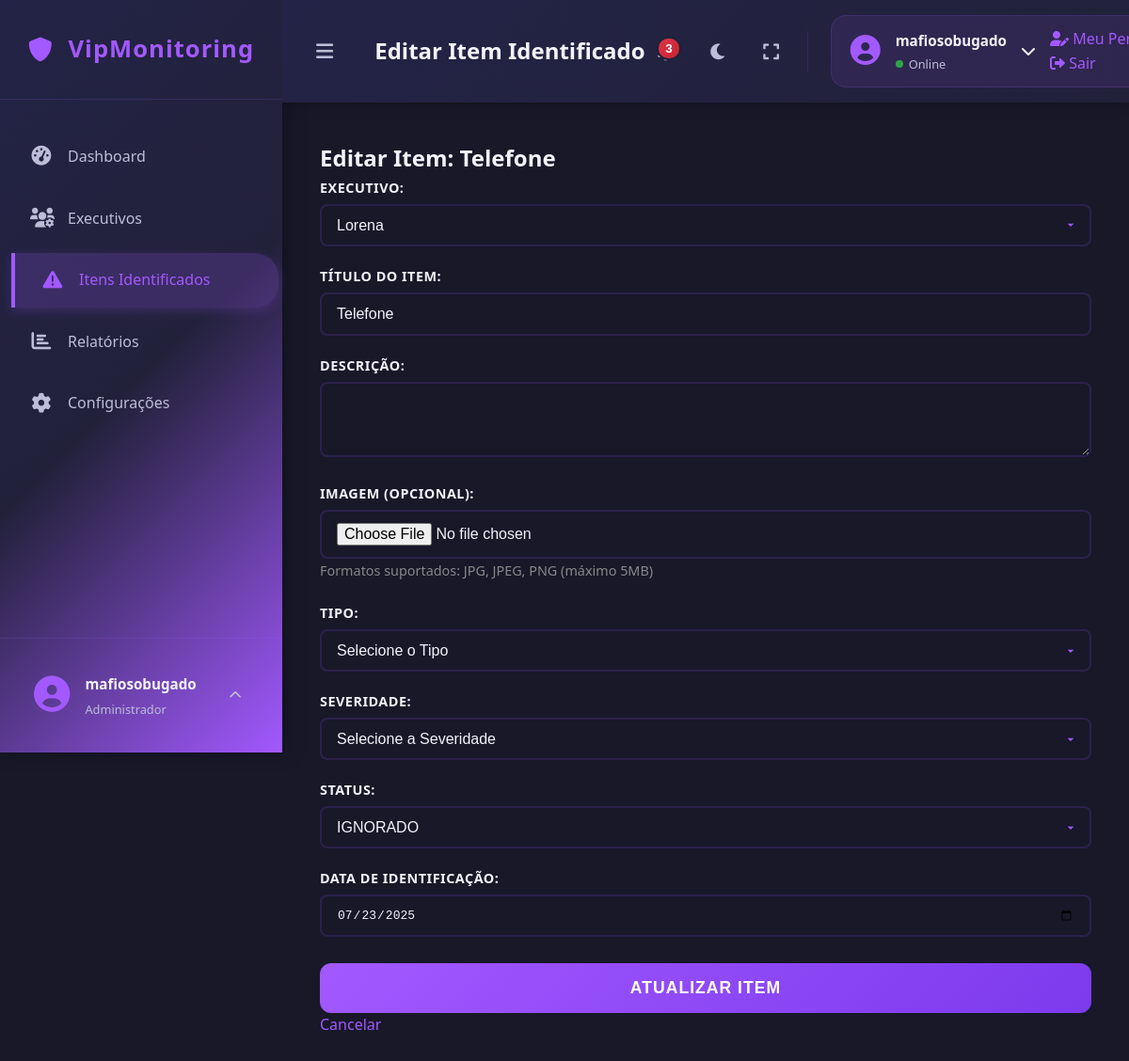
Page /edit_item/2 (signed in) on the earlier database version.
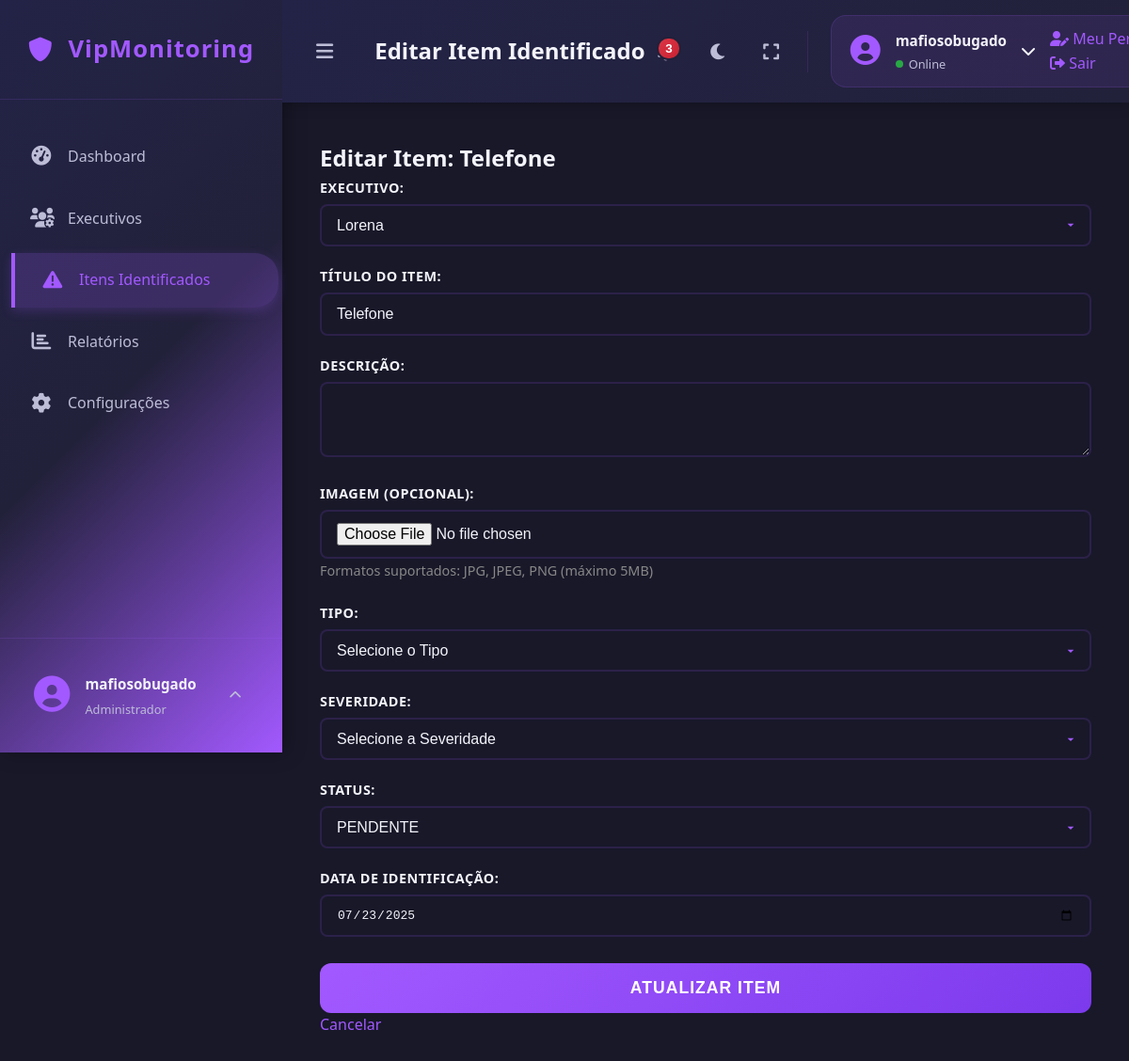
Same page on the later database version.
### tables this page shows
CREATE TABLE users (
            id INTEGER PRIMARY KEY AUTOINCREMENT,
            username TEXT NOT NULL UNIQUE,
            email TEXT NOT NULL UNIQUE,
            password TEXT NOT NULL
        );

CREATE TABLE items (
            id INTEGER PRIMARY KEY AUTOINCREMENT,
            executive_id INTEGER NOT NULL,
            title TEXT NOT NULL,
            description TEXT,
            type TEXT NOT NULL, -- Ex: CREDENTIAL, DOCUMENTO, TELEFONE, EMAIL, ENDERECO
            severity TEXT NOT NULL, -- Ex: BAIXA, MEDIA, ALTA, CRITICA
            status TEXT NOT NULL, -- Ex: PENDENTE, TRATADO, IGNORADO
            identified_date TEXT NOT NULL, image_filename TEXT, -- Data no formato YYYY-MM-DD
            FOREIGN KEY (executive_id) REFERENCES executives (id) ON DELETE CASCADE
        );

CREATE TABLE executives (
            id INTEGER PRIMARY KEY AUTOINCREMENT,
            name TEXT NOT NULL,
            email TEXT NOT NULL UNIQUE,
            role TEXT,
            department TEXT,
            risk_score REAL DEFAULT 0.0,
            risk_level TEXT DEFAULT 'NENHUM'
        );

### app.py (the view, shortened to what this page needs)
@app.route('/edit_item/<int:item_id>', methods=['GET', 'POST'])
@login_required
def edit_item(item_id):
    item = database.get_item_by_id(item_id)
    if not item:
        flash('Item não encontrado.', 'danger')
        return redirect(url_for('items'))
    executives_list = database.get_all_executives() # Para o dropdown
    return render_template('add_edit_item.html', item=item, executives=executives_list, active_page='items')

### app.py (called while the page is built)
@login_manager.user_loader
def load_user(user_id):
    try:
        return database.User.get(user_id)
    except Exception as e:
        print(f"Erro ao carregar usuário {user_id}: {e}")
        return None

### database.py (called while the page is built)
def get_db_connection():
    conn = sqlite3.connect(DATABASE)
    conn.row_factory = sqlite3.Row # Isso permite acessar colunas por nome
    return conn

def get_all_executives():
    conn = get_db_connection()
    executives = conn.execute('SELECT * FROM executives').fetchall()
    conn.close()
    return executives

def get_item_by_id(item_id):
    conn = get_db_connection()
    item = conn.execute('SELECT i.*, e.name as executive_name FROM items i JOIN executives e ON i.executive_id = e.id WHERE i.id = ?', (item_id,)).fetchone()
    conn.close()
    return item

    @staticmethod
    def get(user_id):
        conn = get_db_connection()
        user_data = conn.execute('SELECT * FROM users WHERE id = ?', (user_id,)).fetchone()
        conn.close()
        if user_data:
            return User(user_data['id'], user_data['username'], user_data['email'], user_data['password'])
        return None

### templates/add_edit_item.html (shortened to what this page needs)
{% extends "base.html" %}
{% block page_title %}{% if item %}Editar Item Identificado{% else %}Novo Item Identificado{% endif %}{% endblock %}
{% block content %}
    <div class="form-card">
        <h2>{% if item %}Editar Item: {{ item.title }}{% else %}Novo Item Identificado{% endif %}</h2>
        <form method="POST" action="{% if item %}{{ url_for('edit_item', item_id=item.id) }}{% else %}{{ url_for('add_item') }}{% endif %}" enctype="multipart/form-data">
            <div class="form-group">
                <label for="executive_id">Executivo:</label>
                <select id="executive_id" name="executive_id" required>
                    {% for exec in executives %}
                        <option value="{{ exec.id }}" {% if item and item.executive_id == exec.id %}selected{% endif %}>{{ exec.name }}</option>
                    {% endfor %}
                </select>
            </div>
            <div class="form-group">
                <label for="title">Título do Item:</label>
                <input type="text" id="title" name="title" value="{{ item.title if item else '' }}" required>
            </div>
            <div class="form-group">
                <label for="description">Descrição:</label>
                <textarea id="description" name="description" rows="3">{{ item.description if item else '' }}</textarea>
            </div>
            <div class="form-group">
                <label for="image">Imagem (Opcional):</label>
                <input type="file" id="image" name="image" accept=".jpg,.jpeg,.png" onchange="previewImage(this)">
                <small style="color: #888; font-size: 0.9em;">Formatos suportados: JPG, JPEG, PNG (máximo 5MB)</small>
            </div>
            <div class="form-group">
                <label for="type">Tipo:</label>
                <select id="type" name="type" required>
                    <option value="">Selecione o Tipo</option>
                </select>
            </div>
            <div class="form-group">
                <label for="severity">Severidade:</label>
                <select id="severity" name="severity" required>
                    <option value="">Selecione a Severidade</option>
                </select>
            </div>
            <div class="form-group">
                <label for="status">Status:</label>
                <select id="status" name="status" required>
                    <option value="PENDENTE" {% if item and item.status == 'PENDENTE' %}selected{% endif %}>PENDENTE</option>
                    <option value="IGNORADO" {% if item and item.status == 'IGNORADO' %}selected{% endif %}>IGNORADO</option>
                </select>
            </div>
            <div class="form-group">
                <label for="identified_date">Data de Identificação:</label>
                <input type="date" id="identified_date" name="identified_date" value="{{ item.identified_date if item else '' }}" required>
            </div>
            <button type="submit" class="btn-primary">{% if item %}Atualizar Item{% else %}Adicionar Item{% endif %}</button>
            <a href="{{ url_for('items') }}" class="btn-secondary">Cancelar</a>
        </form>
    </div>
{% endblock %}

### templates/base.html (shortened to what this page needs)
<!DOCTYPE html>
<html lang="pt-BR">
<head>
    <link rel="stylesheet" href="{{ url_for('static', filename='css/style.css') }}">
    <link rel="stylesheet" href="https://cdnjs.cloudflare.com/ajax/libs/font-awesome/6.0.0/css/all.min.css">
</head>
<body>
    <div class="app-container">
        <div class="sidebar">
            <div class="sidebar-header">
                <div class="app-logo">
                    <i class="fas fa-shield-alt"></i>
                    <span>VipMonitoring</span>
                </div>
            </div>
            <nav class="sidebar-nav">
                <ul>
                    <li class="nav-item {{ 'active' if active_page == 'dashboard' else '' }}">
                        <a href="{{ url_for('dashboard') }}">
                            <i class="fas fa-tachometer-alt"></i>
                            <span class="nav-text">Dashboard</span>
                        </a>
                    </li>
                    <li class="nav-item {{ 'active' if active_page == 'executives' else '' }}">
                        <a href="{{ url_for('executives') }}">
                            <i class="fas fa-users-cog"></i>
                            <span class="nav-text">Executivos</span>
                        </a>
                    </li>
                    <li class="nav-item {{ 'active' if active_page == 'items' else '' }}">
                        <a href="{{ url_for('items') }}">
                            <i class="fas fa-exclamation-triangle"></i>
                            <span class="nav-text">Itens Identificados</span>
                        </a>
                    </li>
                    <li class="nav-item {{ 'active' if active_page == 'reports' else '' }}">
                        <a href="{{ url_for('reports') }}">
                            <i class="fas fa-chart-bar"></i>
                            <span class="nav-text">Relatórios</span>
                        </a>
                    </li>
                    <li class="nav-item {{ 'active' if active_page == 'settings' else '' }}">
                        <a href="{{ url_for('settings') }}">
                            <i class="fas fa-cog"></i>
                            <span class="nav-text">Configurações</span>
                        </a>
                    </li>
                </ul>
            </nav>
            <div class="sidebar-footer">
                <div class="user-profile">
                    <div class="user-avatar">
                        <i class="fas fa-user-circle"></i>
                    </div>
                    <div class="user-info">
                        <span class="user-name">{{ current_user.username if current_user.is_authenticated else 'Usuário' }}</span>
                        <span class="user-role">Administrador</span>
                    </div>
                    <div class="user-menu">
                        <button class="user-menu-toggle" onclick="toggleUserMenu()">
                            <i class="fas fa-chevron-up"></i>
                        </button>
                    </div>
                </div>
            </div>
        </div>
        <div class="main-content">
            <nav class="navbar">
                <div class="navbar-left">
                    <button class="sidebar-toggle" onclick="toggleSidebar()">
                        <i class="fas fa-bars"></i>
                    </button>
                    <div class="page-title">
                        <h3>{% block page_title %}{% endblock %}</h3>
                    </div>
                </div>
                <div class="navbar-right">
                    <div class="navbar-actions">
                        <button class="action-btn" title="Notificações" onclick="toggleNotifications()">
                            <i class="fas fa-bell"></i>
                            <span class="notification-badge" id="notificationCount">3</span>
                        </button>
                        <button class="action-btn" title="Modo escuro" onclick="toggleDarkMode()">
                            <i class="fas fa-moon"></i>
                        </button>
                        <button class="action-btn" title="Tela cheia" onclick="toggleFullscreen()">
                            <i class="fas fa-expand"></i>
                        </button>
                    </div>
                    <div class="user-info-navbar" onclick="toggleNavUserMenu()">
                        <div class="user-avatar-small">
                            <i class="fas fa-user-circle"></i>
                        </div>
                        <div class="user-details">
                            <span class="user-name">{{ current_user.username if current_user.is_authenticated else 'Usuário' }}</span>
                            <span class="user-status online">Online</span>
                        </div>
                        <div class="user-chevron">
                            <i class="fas fa-chevron-down" id="navUserChevron"></i>
                        </div>
                        <div class="user-nav-dropdown" id="userNavDropdown">
                            <a href="#" class="nav-menu-item">
                                <i class="fas fa-user-edit"></i>
                                <span>Meu Perfil</span>
                            </a>
                            <a href="{{ url_for('logout') }}" class="nav-menu-item logout">
                                <i class="fas fa-sign-out-alt"></i>
                                <span>Sair</span>
                            </a>
                        </div>
                    </div>
                </div>
            </nav>
            <div class="content-area">
                {% block content %}{% endblock %}
            </div>
        </div>
    </div>
</body>
</html>

Differences in the rows shown:
changed items "Telefone": status "IGNORADO" → "PENDENTE"
